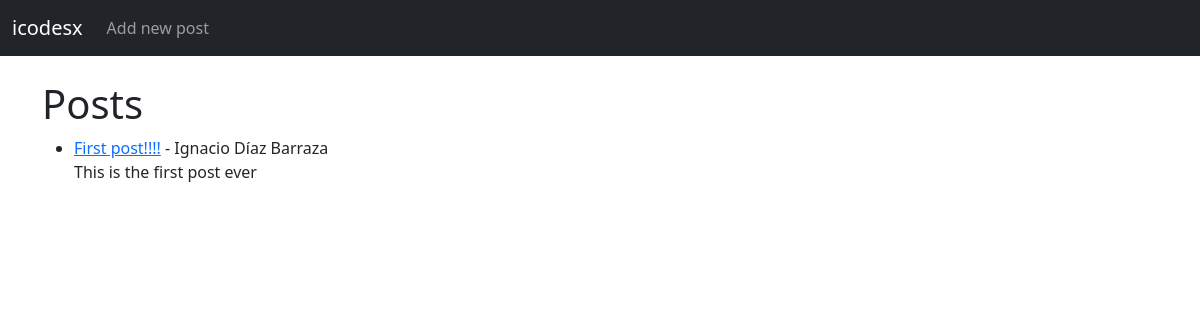
Before: / with the older database file.
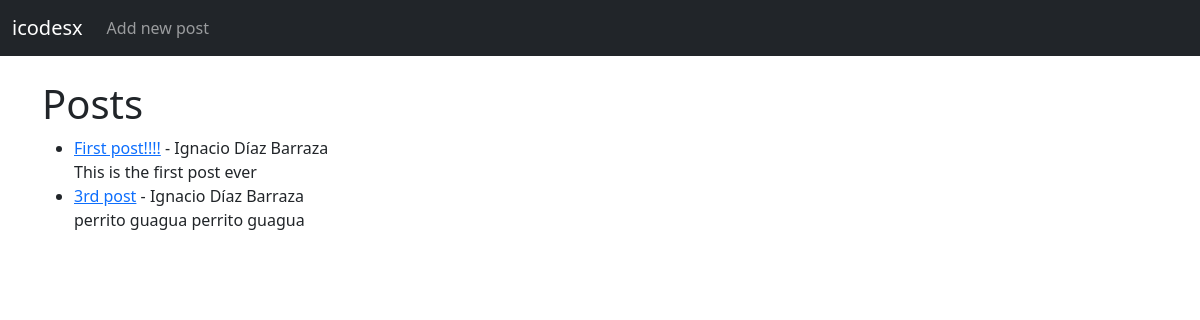
After: the same page with the newer database file.
### blogapp/models.py (models this page shows, shortened)
class Post(models.Model):
    title = models.CharField(max_length=255)
    title_tag = models.CharField(max_length=255)
    author = models.ForeignKey(User, on_delete=models.CASCADE)
    body = models.TextField()

### blogapp/views.py (the view)
# urls.py: path('', IndexView.as_view(), name='index'),
class IndexView(ListView):
    model = Post
    template_name = 'index.html'

### blogapp/templates/index.html
{% extends 'base.html' %}
{% block content %}
    <h1>Posts</h1>
    <ul>
    {% for post in object_list %}
        <li>
            <a href="{% url 'post' post.pk %}">{{ post.title }}</a> -
            {{ post.author.first_name }} {{ post.author.last_name }} <br>
            {{ post.body }}
        </li>
    {% endfor %}
    </ul>
{% endblock %}

### blogapp/templates/base.html (shortened to what this page needs)
<!doctype html>
<html lang="en">
<head>
    <link href="https://cdn.jsdelivr.net/npm/bootstrap@5.0.0-beta1/dist/css/bootstrap.min.css" rel="stylesheet">
</head>
<body>
    <nav class="navbar navbar-expand-lg navbar-dark bg-dark">
        <div class="container-fluid">
          <a class="navbar-brand" href="{% url 'index' %}">icodesx</a>
          <div class="collapse navbar-collapse" id="navbarSupportedContent">
            <ul class="navbar-nav me-auto mb-2 mb-lg-0">
              <li class="nav-item">
                <a class="nav-link" href="{% url 'add-post' %}">Add new post</a>
              </li>
            </ul>
          </div>
        </div>
      </nav>
    <br>
    <div class="container">
        {% block content %}
        {% endblock %}
    </div>
</body>
</html>

Changed rows visible on the page:
added Post: title "3rd post", author.first_name "Ignacio", author.last_name "Díaz Barraza", body "perrito guagua perrito guagua"
